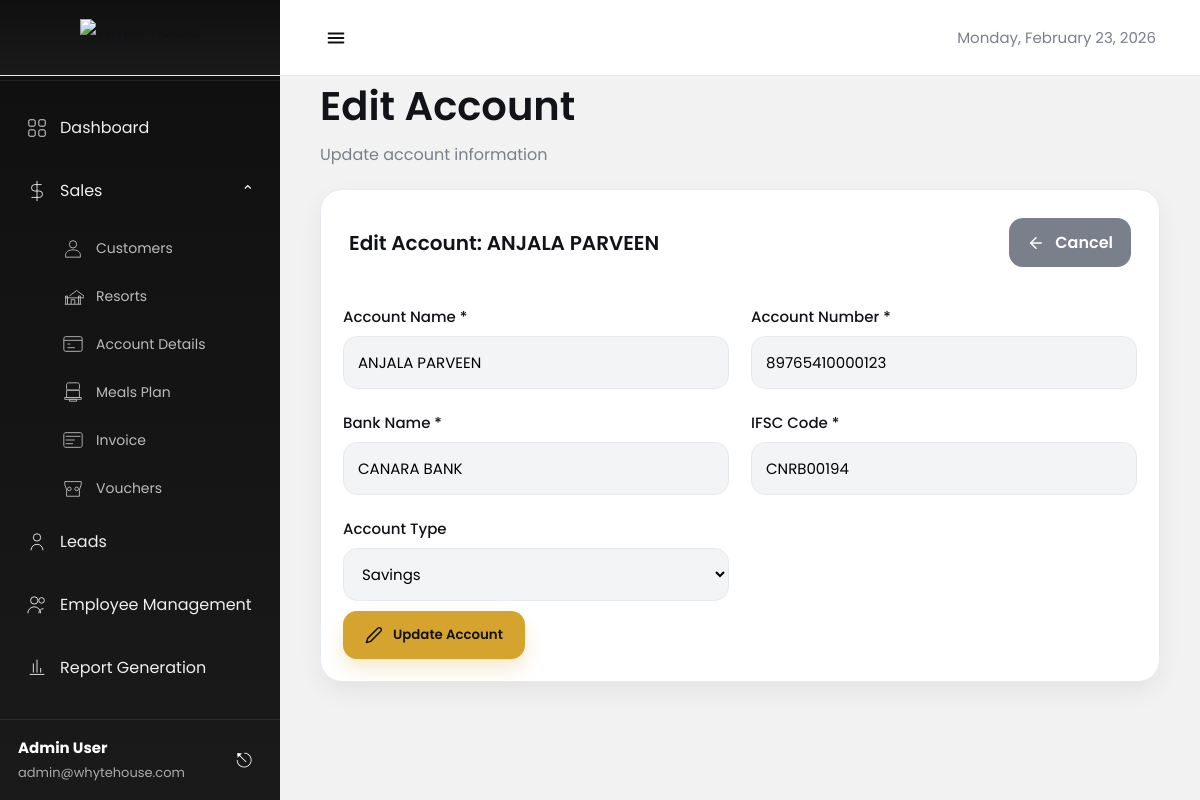
/sales/accounts/1/edit/, run on the app's committed database.
### admin_panel/models.py (models this page shows, shortened)
class Account(models.Model):
    ACCOUNT_TYPE_CHOICES = [
        ('savings', 'Savings'),
        ('current', 'Current'),
        ('checking', 'Checking'),
    ]
    account_name = models.CharField(max_length=255)
    account_number = models.CharField(max_length=50, unique=True)
    bank_name = models.CharField(max_length=255)
    ifsc_code = models.CharField(max_length=11)
    account_type = models.CharField(
        max_length=20,
        choices=ACCOUNT_TYPE_CHOICES,
        default='current'
    )
    created_at = models.DateTimeField(auto_now_add=True)
    updated_at = models.DateTimeField(auto_now=True)
    class Meta:
        ordering = ['-created_at']

### admin_panel/views.py (the view, shortened to what this page needs)
# urls.py: path('accounts/<int:account_id>/edit/', views.edit_account, name='edit_account'),
def edit_account(request, account_id):
    try:
        account = Account.objects.get(id=account_id)
    except Account.DoesNotExist:
        messages.error(request, "Account not found.")
        return redirect("sales:account_list")
    return render(request, 'admin/sales/account/edit_account.html', {
        'account': account
    })

### templates/admin/sales/account/edit_account.html (shortened to what this page needs)
{% load static %}
<!DOCTYPE html>
<html lang="en">
<head>
</head>
<body>
  {% include "admin/header.html" %}
  {% include "admin/sidebar.html" %}
  <main class="main">
    <h1 class="page-title">Edit Account</h1>
    <p class="page-sub">Update account information</p>
    <section class="card">
      <div class="card-head">
        <h3>Edit Account: {{ account.account_name }}</h3>
        <div class="tools">
          <a href="{% url 'sales:account_list' %}" class="btn-back">
            <svg viewBox="0 0 24 24" fill="none">
              <path d="M19 12H5" stroke="#fff" stroke-width="2" stroke-linecap="round"/>
              <path d="M12 19L5 12L12 5" stroke="#fff" stroke-width="2" stroke-linecap="round" stroke-linejoin="round"/>
            </svg>
            Cancel
          </a>
        </div>
      </div>
      <form method="post">
        <div class="form-grid">
          <div class="form-group">
            <label for="account_name">Account Name *</label>
            <input type="text" id="account_name" name="account_name" value="{{ account.account_name }}" required>
          </div>
          <div class="form-group">
            <label for="account_number">Account Number *</label>
            <input type="text" id="account_number" name="account_number" value="{{ account.account_number }}" required>
          </div>
          <div class="form-group">
            <label for="bank_name">Bank Name *</label>
            <input type="text" id="bank_name" name="bank_name" value="{{ account.bank_name }}" required>
          </div>
          <div class="form-group">
            <label for="ifsc_code">IFSC Code *</label>
            <input type="text" id="ifsc_code" name="ifsc_code" value="{{ account.ifsc_code }}" required>
          </div>
          <div class="form-group">
            <label for="account_type">Account Type</label>
            <select id="account_type" name="account_type">
              <option value="savings" {% if account.account_type == 'savings' %}selected{% endif %}>Savings</option>
            </select>
          </div>
        </div>
        <button type="submit" class="btn-submit">
          <svg viewBox="0 0 24 24" fill="none">
            <path d="M17 3a2.828 2.828 0 1 1 4 4L7.5 20.5 2 22l1.5-5.5L17 3z" stroke="#111" stroke-width="2" stroke-linecap="round" stroke-linejoin="round"/>
          </svg>
          Update Account
        </button>
      </form>
    </section>
  </main>
</body>
</html>

### templates/admin/sales/account/edit_account.html (style rules this page uses)
:root { --bg:#f6f7fb; --card:#ffffff; --border:#ececf2; --text:#111318; --muted:#7a7f8c; --input:#f3f4f6; --shadow:0 10px 24px rgba(17,19,24,.06); --accent:#d4a42f; --danger:#e11d48; }
* { box-sizing:border-box;margin:0;padding:0;font-family:"Poppins",sans-serif }
body { background:var(--bg);color:var(--text) }
.main { margin-left:280px; padding:0px 40px 60px; margin-top:0px; }
.page-title { font-size:40px; font-weight:600; margin-bottom:6px; }
.page-sub { color:var(--muted); font-size:16px; margin-bottom:22px; }
.card { background:var(--card); border:1px solid var(--border); border-radius:22px; box-shadow:var(--shadow); padding:22px; }
.card-head { display:flex; align-items:center; justify-content:space-between; gap:14px; padding:6px 6px 16px; }
.card-head h3 { font-size:20px; font-weight:600; }
.tools { display:flex; align-items:center; gap:14px; flex-wrap:wrap; }
.form-grid { display:grid; grid-template-columns:repeat(auto-fit,minmax(300px,1fr)); gap:22px; margin-top:22px; }
.form-group { display:flex; flex-direction:column; gap:8px; }
.form-group label { font-size:15px; font-weight:500; }
.form-group input, .form-group select { padding:14px; border:1px solid var(--border); border-radius:14px; background:var(--input); font-size:15px; }
.btn-submit { display:inline-flex; align-items:center; gap:10px; background:var(--accent); color:#111; border:none; border-radius:14px; padding:14px 22px; font-weight:600; cursor:pointer; box-shadow:0 10px 18px rgba(212,164,47,.22); white-space:nowrap; margin-top:10px; }
.btn-submit svg { width:18px;height:18px }
.btn-back { display:inline-flex; align-items:center; gap:10px; background:var(--muted); color:#fff; border:none; border-radius:14px; padding:12px 18px; font-weight:600; cursor:pointer; text-decoration:none; }
.btn-back svg { width:18px;height:18px }

### templates/admin/header.html (style rules this page uses)
:root { --sidebarW:280px; --hdrH:76px; --dark1:#0f0f10; --dark2:#1a1a1b; --text:#111318; --muted:#7a7f8c; --border:#e9eaef; }
* { box-sizing:border-box }

### templates/admin/sidebar.html (style rules this page uses)
* { margin:0; padding:0; box-sizing:border-box; font-family: "Poppins", sans-serif; }
body { background:#f2f2f2; }

### data on the page
Account: account_name "ANJALA PARVEEN", account_number "89765410000123", bank_name "CANARA BANK", ifsc_code "CNRB00194", account_type "Savings"
